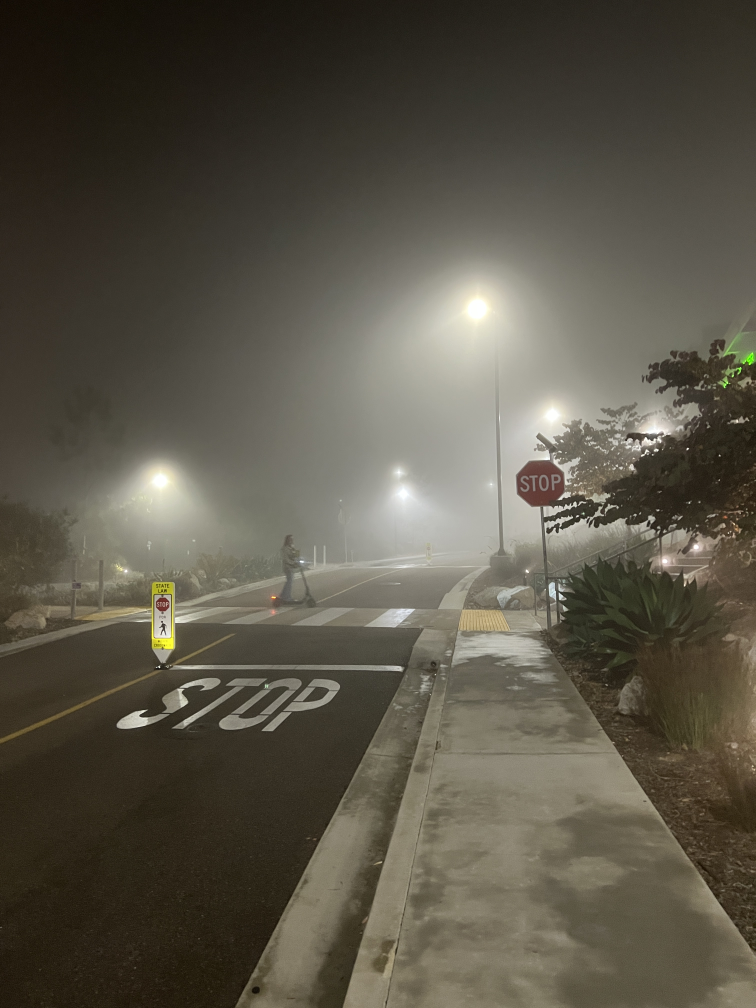
#> input picture DCP/image/IMG_4098.JPG, 3024 x 4032 px (shown at 1/4 size)
$ python fusion.py --input_dir DCP/image --output_dir out --fusion yes   (older library calls are emulated)
#> lines starting #> are read from the running program, lines starting #| are printed output that depends on the picture
### DCP/dehaze.py
import cv2;
import math;
import numpy as np
import matplotlib.pyplot as plt

def DarkChannel(im,sz):
    b,g,r = cv2.split(im)
    dc = cv2.min(cv2.min(r,g),b)
    kernel = cv2.getStructuringElement(cv2.MORPH_RECT,(sz,sz))
    dark = cv2.erode(dc,kernel)
    return dark

def AtmLight(im,dark):
    [h,w] = im.shape[:2]
    imsz = h*w
    numpx = int(max(math.floor(imsz/1000),1))
    darkvec = dark.reshape(imsz)
    imvec = im.reshape(imsz,3)

    indices = darkvec.argsort()
    indices = indices[imsz-numpx::]

    atmsum = np.zeros([1,3])
    for ind in range(1,numpx):
       atmsum = atmsum + imvec[indices[ind]]

    A = atmsum / numpx
    return A

def TransmissionEstimate(im,A,sz):
    omega = 0.95
    im3 = np.empty(im.shape,im.dtype)

    for ind in range(0,3):
        im3[:,:,ind] = im[:,:,ind]/A[0,ind]

    transmission = 1 - omega*DarkChannel(im3,sz)
    return transmission

def Guidedfilter(im,p,r,eps):
    mean_I = cv2.boxFilter(im,cv2.CV_64F,(r,r))
    mean_p = cv2.boxFilter(p, cv2.CV_64F,(r,r))
    mean_Ip = cv2.boxFilter(im*p,cv2.CV_64F,(r,r))
    cov_Ip = mean_Ip - mean_I*mean_p

    mean_II = cv2.boxFilter(im*im,cv2.CV_64F,(r,r))
    var_I   = mean_II - mean_I*mean_I

    a = cov_Ip/(var_I + eps)
    b = mean_p - a*mean_I

    mean_a = cv2.boxFilter(a,cv2.CV_64F,(r,r))
    mean_b = cv2.boxFilter(b,cv2.CV_64F,(r,r))

    q = mean_a*im + mean_b
    return q

def TransmissionRefine(im,et):
    gray = cv2.cvtColor(im,cv2.COLOR_BGR2GRAY)
    gray = np.float64(gray)/255
    r = 60
    eps = 0.0001
    t = Guidedfilter(gray,et,r,eps)

    return t

def Recover(im,t,A,tx = 0.1):
    res = np.empty(im.shape,im.dtype)
    t = cv2.max(t,tx)

    for ind in range(0,3):
        res[:,:,ind] = (im[:,:,ind]-A[0,ind])/t + A[0,ind]

    return res

def DCP(image):
    I = image.astype('float64') / 255.0

    dark = DarkChannel(I, 15)
    A = AtmLight(I, dark)
    te = TransmissionEstimate(I, A, 15)
    t = TransmissionRefine(image, te)
    J = Recover(I, t, A, 0.1)

    J = np.clip(J, 0, 1)
    J = (J * 255.0).astype(np.uint8)
    return J

# [25 lines that do not run on import are left out]


### Simplified_trad_method.py
import numpy as np
import cv2
from scipy import ndimage
from PIL import Image
from glob import glob
import os
from tqdm import tqdm
# [140 lines left out: functions compute_Y_S, classify_glare_vs_white, classify_glare_type, apply_clahe, blend_enhancement, process_overexposed_hybrid and 2 more, not called in this run]


def method5_hybrid(image):

    img_float = image.astype(np.float32) / 255.0
    original_img = img_float.copy()

    gray = cv2.cvtColor(image, cv2.COLOR_RGB2GRAY)
    avg_brightness = np.mean(gray) / 255.0
    img_float = image.astype(np.float32) / 255.0
    original_img = img_float.copy()


    gray = cv2.cvtColor(image, cv2.COLOR_RGB2GRAY)
    avg_brightness = np.mean(gray) / 255.0

    print(f"  Original average brightness: {avg_brightness:.3f}")

    if avg_brightness > 0.6:
        if avg_brightness > 0.8:
            darken_factor = 0.6
        elif avg_brightness > 0.7:
            darken_factor = 0.7
        elif avg_brightness > 0.6:
            darken_factor = 0.8
        else:
            darken_factor = 1.0

        print(f"  Applying global darkening factor: {darken_factor:.2f}")
        img_float = img_float * darken_factor
    luminance = 0.299 * img_float[:, :, 0] + 0.587 * img_float[:, :, 1] + 0.114 * img_float[:, :, 2]

    highlight_threshold = 0.7  # Increased from 0.6 (only affect >70% brightness)
    highlight_mask = np.clip((luminance - highlight_threshold) / (1.0 - highlight_threshold), 0, 1)

    if np.max(highlight_mask) > 0:
        # More gradual compression for fewer artifacts
        compression_strength = highlight_mask ** 0.8 * 0.4

        # Blend compression gradually to avoid harsh transitions
        for c in range(3):
            img_float[:, :, c] = img_float[:, :, c] * (1 - compression_strength) + \
                                 img_float[:, :, c] * 0.1 * compression_strength  # Preserve some brightness

    # Step 3: MODERATE ADAPTIVE GAMMA CORRECTION
    current_avg = np.mean(luminance)
    if current_avg > 0.5:  # Apply gamma only if still quite bright
        # More moderate gamma values
        if current_avg > 0.75:
            gamma = 1.4  # Reduced from 1.8
        elif current_avg > 0.65:
            gamma = 1.3  # Reduced from 1.6
        elif current_avg > 0.55:
            gamma = 1.2  # Reduced from 1.4
        else:
            gamma = 1.1  # Reduced from 1.2

        inv_gamma = 1.0 / gamma
        img_float = np.power(img_float, inv_gamma)

    # Convert to uint8 for next steps
    intermediate = np.clip(img_float * 255, 0, 255).astype(np.uint8)

    # Step 4: GENTLE MULTI-SCALE RETINEX with artifact prevention
    retinex_result = gentle_retinex(intermediate)

    # Blend with moderate weight
    blend_ratio = 0.4  # Reduced from 0.6 (less Retinex influence)
    result = cv2.addWeighted(intermediate, 1 - blend_ratio, retinex_result, blend_ratio, 0)

    # Step 5: NATURAL COLOR RESTORATION (less aggressive)
    result_float = result.astype(np.float32) / 255.0

    # Calculate luminance after processing
    luminance_result = 0.299 * result_float[:, :, 0] + 0.587 * result_float[:, :, 1] + 0.114 * result_float[:, :, 2]

    # More natural saturation boost - only boost where it was lost
    # Calculate original saturation
    original_max = np.maximum.reduce([original_img[:, :, 0], original_img[:, :, 1], original_img[:, :, 2]])
    original_min = np.minimum.reduce([original_img[:, :, 0], original_img[:, :, 1], original_img[:, :, 2]])
    original_saturation = (original_max - original_min) / (original_max + 1e-10)

    # Calculate current saturation
    current_max = np.maximum.reduce([result_float[:, :, 0], result_float[:, :, 1], result_float[:, :, 2]])
    current_min = np.minimum.reduce([result_float[:, :, 0], result_float[:, :, 1], result_float[:, :, 2]])
    current_saturation = (current_max - current_min) / (current_max + 1e-10)

    # Only boost saturation where it was lost
    saturation_loss = np.maximum(0, original_saturation - current_saturation)
    saturation_boost = saturation_loss * 0.5  # Max 50% of lost saturation (was 80%)

    # Convert to HSV and apply gentle saturation adjustment
    result_hsv = cv2.cvtColor(result, cv2.COLOR_RGB2HSV).astype(np.float32)
    result_hsv[:, :, 1] = np.clip(result_hsv[:, :, 1] * (1 + saturation_boost), 0, 255)
    result = cv2.cvtColor(result_hsv.astype(np.uint8), cv2.COLOR_HSV2RGB)

    # Step 6: GENTLE LOCAL CONTRAST ENHANCEMENT with artifact reduction
    lab = cv2.cvtColor(result, cv2.COLOR_RGB2LAB)
    l, a, b = cv2.split(lab)

    # Use milder CLAHE to avoid artifacts
    clahe = cv2.createCLAHE(clipLimit=2.0, tileGridSize=(8, 8))  # Reduced from 3.0
    l_enhanced = clahe.apply(l)

    # Apply gentle contrast stretching only if needed
    l_min, l_max = l_enhanced.min(), l_enhanced.max()
    if l_max - l_min > 60 and l_max - l_min < 200:  # Only if reasonable dynamic range
        # Gentle normalization, preserving some original contrast
        l_enhanced = cv2.normalize(l_enhanced, None, l_min * 0.8, l_max * 1.2, cv2.NORM_MINMAX)

    result = cv2.merge([l_enhanced, a, b])
    result = cv2.cvtColor(result, cv2.COLOR_LAB2RGB)

    # Step 7: ARTIFACT REDUCTION AND DETAIL PRESERVATION
    # Apply mild bilateral filtering to reduce artifacts while preserving edges
    result_float = result.astype(np.float32) / 255.0

    # Calculate edge mask to protect edges from smoothing
    gray_result = cv2.cvtColor(result, cv2.COLOR_RGB2GRAY)
    edges = cv2.Canny(gray_result, 50, 150)
    edge_mask = edges > 0
    edge_mask_dilated = cv2.dilate(edge_mask.astype(np.uint8), np.ones((3, 3), np.uint8)) > 0

    # Apply bilateral filter only to non-edge areas
    for c in range(3):
        channel = result_float[:, :, c]
        smoothed = cv2.bilateralFilter((channel * 255).astype(np.uint8), 5, 25, 25).astype(np.float32) / 255.0
        # Blend: smooth non-edges, keep edges sharp
        result_float[:, :, c] = smoothed * (1 - edge_mask_dilated.astype(np.float32)) + \
                                channel * edge_mask_dilated.astype(np.float32)

    result = np.clip(result_float * 255, 0, 255).astype(np.uint8)

    # Step 8: FINAL BRIGHTNESS ADJUSTMENT AND COLOR BALANCE
    # Calculate final brightness
    final_gray = cv2.cvtColor(result, cv2.COLOR_RGB2GRAY)
    final_avg = np.mean(final_gray) / 255.0

    # Adjust brightness to natural range (0.4-0.6 is ideal for most images)
    if final_avg < 0.35:  # Too dark
        brighten_factor = 0.4 / final_avg  # Target 0.4 brightness
        result = np.clip(result.astype(np.float32) * brighten_factor, 0, 255).astype(np.uint8)
        print(f"  Brightness adjustment: ×{brighten_factor:.2f} (was too dark)")
    elif final_avg > 0.65:  # Still too bright
        darken_factor = 0.6 / final_avg  # Target 0.6 brightness
        result = np.clip(result.astype(np.float32) * darken_factor, 0, 255).astype(np.uint8)
        print(f"  Brightness adjustment: ×{darken_factor:.2f} (was too bright)")

    # Final gentle sharpening for detail (very mild)
    blurred = cv2.GaussianBlur(result, (0, 0), 0.8)
    sharpened = cv2.addWeighted(result, 1.2, blurred, -0.2, 0)  # Very mild sharpening
    result = np.clip(sharpened, 0, 255).astype(np.uint8)

    # Final color balance check
    # Ensure colors don't go out of gamut
    result_float = result.astype(np.float32) / 255.0
    for c in range(3):
        channel = result_float[:, :, c]
        # Clip extreme values gently
        mean_val = np.mean(channel)
        std_val = np.std(channel)
        lower_bound = max(0, mean_val - 2.5 * std_val)
        upper_bound = min(1, mean_val + 2.5 * std_val)
        channel = np.clip(channel, lower_bound, upper_bound)
        result_float[:, :, c] = channel

    result = np.clip(result_float * 255, 0, 255).astype(np.uint8)

    final_gray = cv2.cvtColor(result, cv2.COLOR_RGB2GRAY)
    final_avg = np.mean(final_gray) / 255.0
    print(f"  Final average brightness: {final_avg:.3f}")

    # 🔥 Convert final RGB output → BGR (so OpenCV can save/display correctly)
    return cv2.cvtColor(result, cv2.COLOR_RGB2BGR)

def gentle_retinex(image):
    """
    Gentle Retinex algorithm with artifact prevention
    """
    img_float = image.astype(np.float32) / 255.0
    img_float = np.maximum(img_float, 0.001)

    scales = [30, 80, 200]
    retinex_sum = np.zeros_like(img_float)

    for scale in scales:
        # Use larger sigma for smoother illumination estimation
        blurred = cv2.GaussianBlur(img_float, (0, 0), scale * 1.5)
        blurred = np.maximum(blurred, 0.001)

        # Gentle weight
        weight = 1.0  # Equal weights

        retinex_sum += weight * (np.log10(img_float) - np.log10(blurred))

    # Weighted average
    retinex = retinex_sum / len(scales)

    # Gentle color restoration
    intensity = np.mean(img_float, axis=2, keepdims=True)
    intensity = np.maximum(intensity, 0.001)

    for c in range(3):
        # More natural color restoration
        alpha = 80.0 + intensity[:, :, 0] * 20  # Less aggressive alpha
        retinex[:, :, c] = 30 * (np.log10(alpha * img_float[:, :, c]) - np.log10(intensity[:, :, 0]))  # Reduced multiplier

    # Normalize gently to avoid extreme values
    p_low, p_high = np.percentile(retinex, [5, 95])  # Use 5-95 percentile to ignore extremes
    retinex = (retinex - p_low) / (p_high - p_low + 1e-7)
    retinex = np.clip(retinex, 0.1, 0.9)  # Keep away from extremes

    return (retinex * 255).astype(np.uint8)


# [60 lines left out: functions compare_all_methods, process_directory_with_method, not called in this run]


# [35 lines that do not run on import are left out]

### fusion.py
import numpy as np
import argparse
from pathlib import Path
import cv2
import matplotlib.pyplot as plt
from DCP.dehaze import DCP
from non_local_dehazing.haze_line import haze_line
import Simplified_trad_method as stm


# [101 lines left out: function exposure_fix, not called in this run]


def _pad_to_pow2(img, levels):
    h, w = img.shape[:2]
    m = 2**levels
    nh = (h + m - 1) // m * m
    nw = (w + m - 1) // m * m
    if nh == h and nw == w:
        return img
    return cv2.copyMakeBorder(img, 0, nh-h, 0, nw-w, cv2.BORDER_REFLECT_101)

def haar_dwt2_single(gray, levels=1):
    coeffs = []
    cur = gray.astype(np.float32)
    for _ in range(levels):
        L = (cur[:, 0::2] + cur[:, 1::2]) * 0.5
        H = (cur[:, 0::2] - cur[:, 1::2]) * 0.5
        A = (L[0::2, :] + L[1::2, :]) * 0.5
        V = (L[0::2, :] - L[1::2, :]) * 0.5
        H2 = (H[0::2, :] + H[1::2, :]) * 0.5
        D = (H[0::2, :] - H[1::2, :]) * 0.5
        coeffs.append({'A': A, 'H': H2, 'V': V, 'D': D})
        cur = A
    return coeffs

def haar_idwt2_single(coeffs):
    curA = coeffs[-1]['A']
    for l in range(len(coeffs)-1, -1, -1):
        A, H, V, D = coeffs[l]['A'], coeffs[l]['H'], coeffs[l]['V'], coeffs[l]['D']
        L0 = (A + V)
        L1 = (A - V)
        H0 = (H + D)
        H1 = (H - D)
        upL = np.empty((L0.shape[0]*2, L0.shape[1]), np.float32)
        upH = np.empty_like(upL)
        upL[0::2, :], upL[1::2, :] = L0, L1
        upH[0::2, :], upH[1::2, :] = H0, H1
        out = np.empty((upL.shape[0], upL.shape[1]*2), np.float32)
        out[:, 0::2] = (upL + upH)
        out[:, 1::2] = (upL - upH)
        curA = out
        coeffs[l]['A'] = out
    return curA

def fuse_luminance_wavelet_dcp_exp(img_dcp, img_exp, levels=5, base_chroma='exp'):
    def to_uint8(bgr):
        if bgr.dtype == np.uint8:
            return bgr
        return np.clip(bgr * 255.0, 0, 255).astype(np.uint8)

    dcp_u8 = to_uint8(img_dcp)
    exp_u8 = to_uint8(img_exp)

    lab_dcp = cv2.cvtColor(dcp_u8, cv2.COLOR_RGB2LAB)
    lab_exp = cv2.cvtColor(exp_u8, cv2.COLOR_RGB2LAB)
    L_dcp, a_dcp, b_dcp = cv2.split(lab_dcp)
    L_exp, a_exp, b_exp = cv2.split(lab_exp)

    L_dcp_f = _pad_to_pow2(L_dcp.astype(np.float32), levels)
    L_exp_f = _pad_to_pow2(L_exp.astype(np.float32), levels)

    coeff_dcp = haar_dwt2_single(L_dcp_f, levels)
    coeff_exp = haar_dwt2_single(L_exp_f, levels)

    coeff_fused = []
    for l in range(levels):
        A1, H1, V1, D1 = (coeff_dcp[l]['A'], coeff_dcp[l]['H'],
                          coeff_dcp[l]['V'], coeff_dcp[l]['D'])
        A2, H2, V2, D2 = (coeff_exp[l]['A'], coeff_exp[l]['H'],
                          coeff_exp[l]['V'], coeff_exp[l]['D'])
        Af = 0.5 * (A1 + A2)
        Hf = np.where(np.abs(H1) >= np.abs(H2), H1, H2)
        Vf = np.where(np.abs(V1) >= np.abs(V2), V1, V2)
        Df = np.where(np.abs(D1) >= np.abs(D2), D1, D2)
        coeff_fused.append({'A': Af, 'H': Hf, 'V': Vf, 'D': Df})

    L_fused = haar_idwt2_single(coeff_fused)
    H, W = L_dcp.shape
    L_fused = L_fused[:H, :W]

    L_fused_u8 = np.clip(L_fused, 0, 255).astype(np.uint8)
    if base_chroma == 'exp':
        a_base, b_base = a_exp, b_exp
    else:
        a_base, b_base = a_dcp, b_dcp

    lab_fused = cv2.merge((L_fused_u8, a_base, b_base))
    fused_rgb = cv2.cvtColor(lab_fused, cv2.COLOR_LAB2RGB)
    return fused_rgb.astype(np.float32) / 255.0


def resize(image, pixel_num = 1024*512):
    h, w = image.shape[:2]
    scale = (pixel_num / float(h * w)) ** 0.5
    new_h = max(1, int(round(h * scale)))
    new_w = max(1, int(round(w * scale)))
    return cv2.resize(image, (new_w, new_h), interpolation=cv2.INTER_AREA)

def save_rgb_float01_as_bgr_uint8(path, rgb_float01):
    rgb_clipped = np.clip(rgb_float01 * 255.0, 0, 255).astype(np.uint8)
    bgr = cv2.cvtColor(rgb_clipped, cv2.COLOR_RGB2BGR)
    cv2.imwrite(str(path), bgr)

def main():
    parser = argparse.ArgumentParser()
    parser.add_argument('--input_dir', required=True, help='Directory with input images')
    parser.add_argument('--output_dir', required=True, help='Directory to save augmented images')
    parser.add_argument('--fusion', type=str, choices=['yes', 'no'], required=True, help='Save fusion or resize only')
    parser.add_argument('--dehaze', type=str, choices=['dcp', 'hazeline'], default='dcp', help='Dehazing method')
    parser.add_argument('--method', type=str, choices=['hybrid', 'retinex', 'gamma', 'tone'], default='hybrid',
                       help='Overexposure correction method to use')
    args = parser.parse_args()

    input_dir = Path(args.input_dir)
    output_dir = Path(args.output_dir)
    output_dir.mkdir(parents=True, exist_ok=True)

    exts = {'.jpg', '.jpeg', '.png', '.bmp', '.tif', '.webp'}
    files = [p for p in input_dir.iterdir() if p.suffix.lower() in exts]
    if not files:
        print('No images found in', input_dir)
        return

    for p in files:
        out_path = output_dir / (p.stem + ".webp")
        src = cv2.imread(str(p))
#> src is the input picture: shape (4032, 3024, 3); mean B, G, R 72.1, 84.9, 89.8
        resize_src = resize(src)

        if args.fusion == 'no':
            cv2.imwrite(str(out_path), resize_src)
            continue

        try:
            # Dehaze
            if args.dehaze == 'dcp':
                dehaze = DCP(resize_src)
#> in DarkChannel, `dark = cv2.erode(dc,kernel)`:
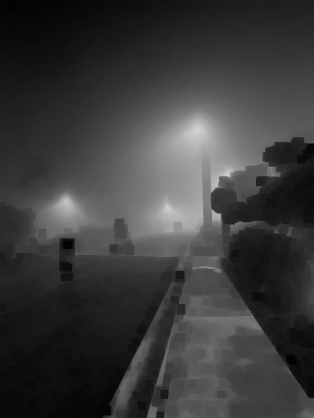
#> dark: shape (836, 627) float64 (shown at 1/2 size); min 0.00784, max 0.847, mean 0.229
#> in AtmLight, `indices = indices[imsz-numpx::]`: indices = 524 values, max 264937 at index 66, min 158395 at index 17, mean 187497.7
#> the loop in AtmLight, `for ind in range(1,numpx):` made 523 passes
#> atmsum on passes 1 to 3: [[0.957, 0.996, 0.992]], [[1.95, 2, 1.98]], [[2.95, 3, 2.97]]
#> after the loop in AtmLight, `for ind in range(1,numpx):`: atmsum = [[470, 495.3, 497.3]]
#> in AtmLight, `A = atmsum / numpx`: A = [[0.897, 0.945, 0.949]]
#> in DCP, `J = np.clip(J, 0, 1)`:
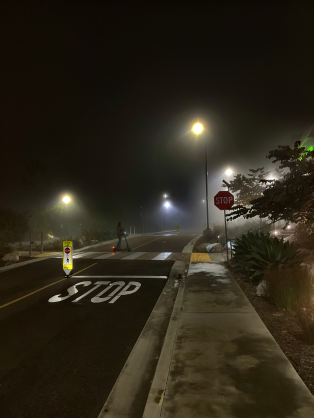
#> J: shape (836, 627, 3) float64 (shown at 1/2 size); mean B, G, R 0.0993, 0.15, 0.173
                dehaze = cv2.cvtColor(dehaze, cv2.COLOR_BGR2RGB)
            elif args.dehaze == 'hazeline':
                dehaze, _ = haze_line(resize_src)

            # Fix overexposure using the selected method
            if args.method == 'hybrid':
                # Use method5_hybrid directly for better results
                exposure_fixed = stm.method5_hybrid(resize_src)
#> in method5_hybrid, `avg_brightness = np.mean(gray) / 255.0`: avg_brightness = 0.32
#|   Original average brightness: 0.320
#> after the loop in method5_hybrid, `for c in range(3):`:
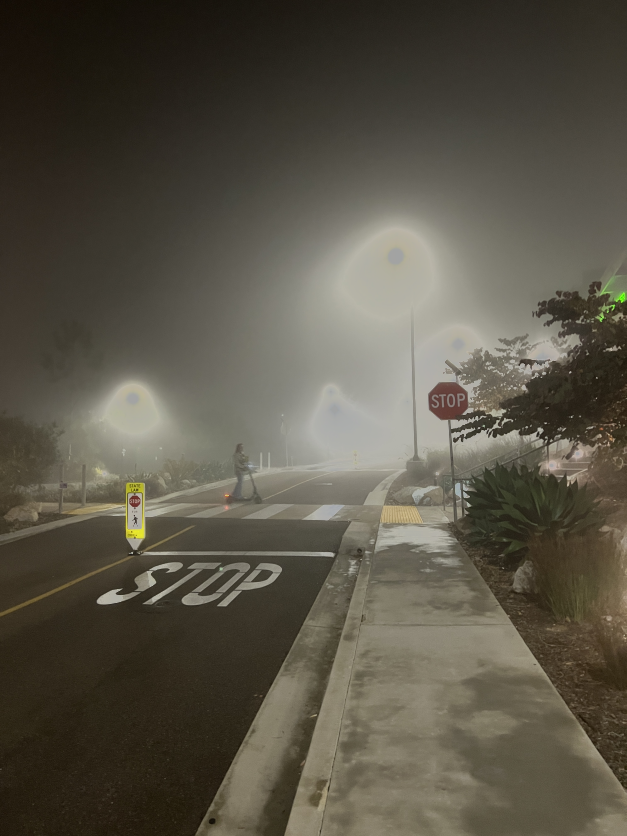
#> img_float: shape (836, 627, 3) float32; mean B, G, R 0.28, 0.33, 0.349
#> after the loop in gentle_retinex, `for scale in scales:`:
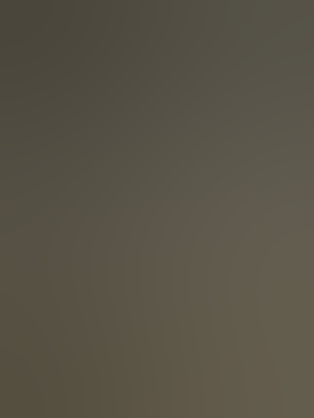
#> blurred: shape (836, 627, 3) float32 (shown at 1/2 size); mean B, G, R 0.28, 0.33, 0.349
#> after the loop in gentle_retinex, `for scale in scales:`:
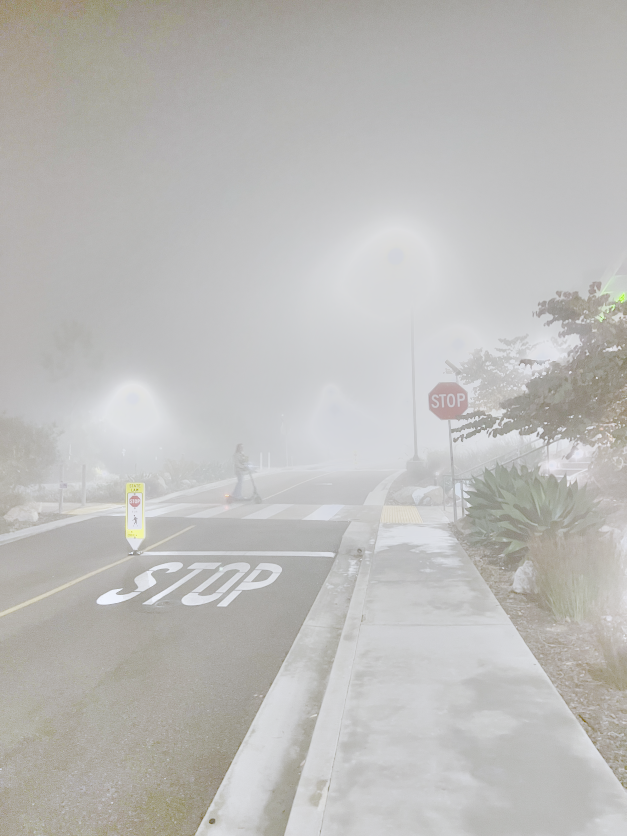
#> retinex_sum: shape (836, 627, 3) float32; mean B, G, R -0.183, -0.13, -0.108; drawn with min black and max white
#> in gentle_retinex, `p_low, p_high = np.percentile(retinex, [5, 95])`: p_low = 53.37; p_high = 60.4
#> in method5_hybrid, `l_min, l_max = l_enhanced.min(), l_enhanced.max()`: l_min = 27; l_max = 235
#> in method5_hybrid, `final_avg = np.mean(final_gray) / 255.0`: final_avg = 0.436
#> the loop in method5_hybrid, `for c in range(3):` made 3 passes
#> (mean_val, std_val, lower_bound, upper_bound) on passes 1 to 3: (0.307, 0.207, 0, 0.825), (0.482, 0.157, 0.0899, 0.874), (0.542, 0.135, 0.205, 0.879)
#|   Final average brightness: 0.436
                exposure_fixed = exposure_fixed.astype(np.float32) / 255.0
            else:
                # Use the original exposure_fix function
                exposure_fixed = exposure_fix(resize_src, mode='hybrid')

            # Wavelet fusion
            fused = fuse_luminance_wavelet_dcp_exp(dehaze, exposure_fixed, levels=5, base_chroma='exp')
#> after the loop in haar_dwt2_single, `for _ in range(levels):`: coeffs = 5 items
#> the loop in haar_idwt2_single, `for l in range(len(coeffs)-1, -1, -1):` made 5 passes
#> l on passes 1, 2, 4, 5: 4, 3, 1, 0

            save_rgb_float01_as_bgr_uint8(out_path, fused)

            # Optional visualization
            plt.subplot(2, 2, 1)
            plt.title("Original")
            plt.imshow(cv2.cvtColor(resize_src, cv2.COLOR_BGR2RGB))
            plt.axis("off")
            plt.subplot(2, 2, 2)
            plt.title("Dehazed")
            plt.imshow(dehaze)
            plt.axis("off")
            plt.subplot(2, 2, 3)
            plt.title("De-overexposure")
            plt.imshow(exposure_fixed)
            plt.axis("off")
            plt.subplot(2, 2, 4)
            plt.title("Fused result")
            plt.imshow(fused)
            plt.axis("off")
            plt.tight_layout()
            plt.show()

            print('Processed', p.name)
        except Exception as e:
            print('Failed', p.name, 'error:', e)

if __name__ == '__main__':
    main()
